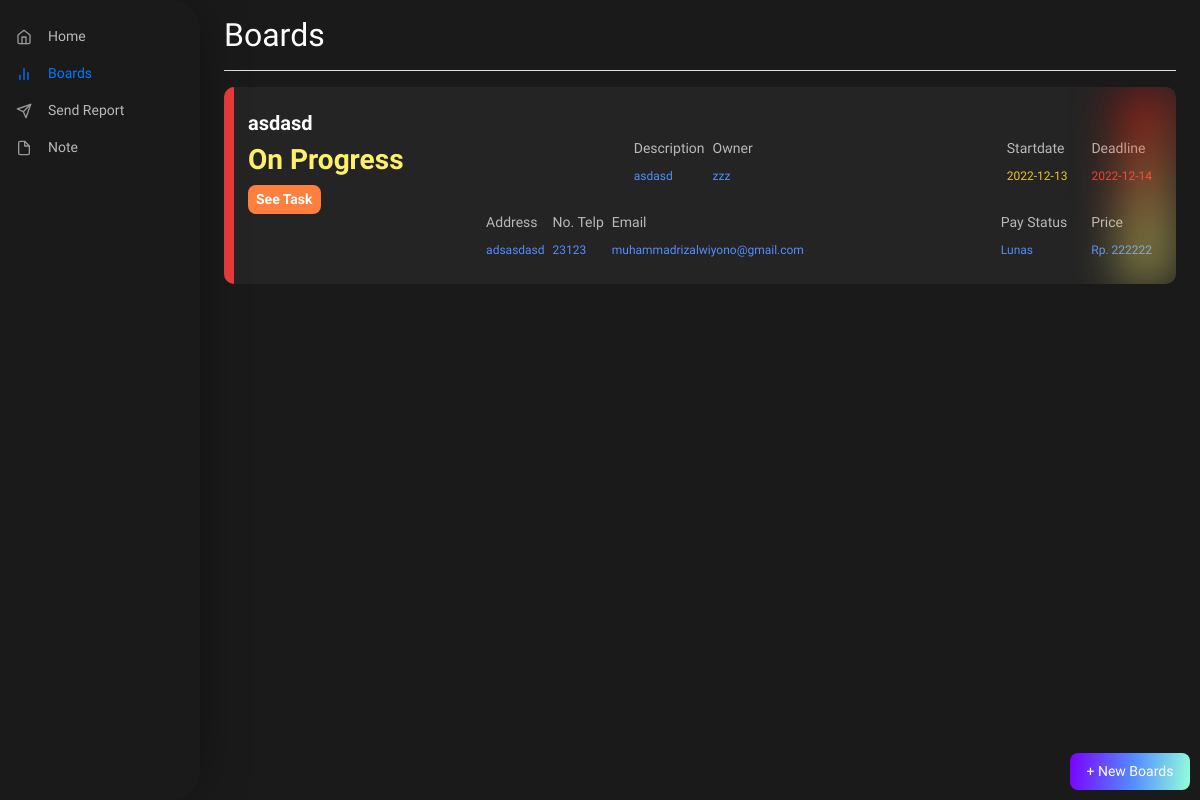
Before: /component/scrum-master/boards/ with the older database file.
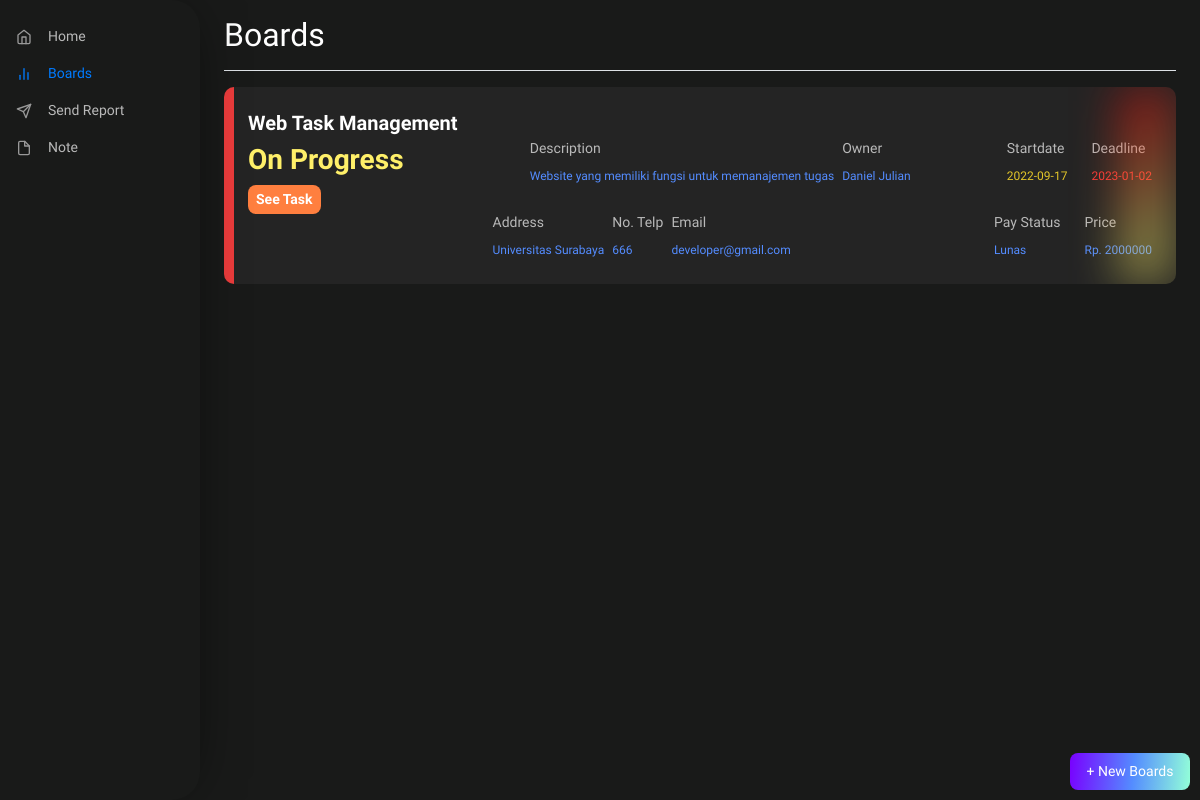
After: the same page with the newer database file.
### tables this page shows
CREATE TABLE `tb_client` (
  `idclient` int(11) NOT NULL,
  `idboards` int(11) NOT NULL,
  `owner_name` varchar(100) NOT NULL,
  `address` text NOT NULL,
  `no_telp` int(15) NOT NULL,
  `email` varchar(100) NOT NULL,
  `company_name` varchar(100) NOT NULL
);

CREATE TABLE `tb_boards` (
  `idboards` int(11) NOT NULL,
  `title` varchar(100) NOT NULL,
  `description` text NOT NULL,
  `startdate` date NOT NULL,
  `deadline` date NOT NULL,
  `pay_status` varchar(45) NOT NULL,
  `price` bigint(20) NOT NULL,
  `status` varchar(45) NOT NULL
);

### component/scrum-master/boards/index.php (the view, shortened to what this page needs)
<?php
    include '../../../src/connection/connection.php';
?>
<!DOCTYPE html>
<html lang="en">
<head>
    <link rel="stylesheet" href="https://cdn.jsdelivr.net/npm/bootstrap@4.5.3/dist/css/bootstrap.min.css">
	<link rel="stylesheet" type="text/css" href="../../../src/css/style.css">
    <link href="../assets/dist/css/bootstrap.min.css" rel="stylesheet">
    <link href="../../../src/css/dashboard.css" rel="stylesheet">
</head>
<body>
<div class="container-fluid">
  <div class="row">
    <nav id="sidebarMenu" class="col-md-3 col-lg-2 d-md-block sidebar collapse">
      <div class="sidebar-sticky">
        <ul class="nav flex-column">
          <li class="nav-item">
            <a class="nav-link d-flex align-items-center" href="../home/">
              <span class="mr-3" data-feather="home"></span>
              Home
            </a>
          </li>
          <li class="nav-item">
            <a class="nav-link active d-flex align-items-center" href="#">
              <span class="mr-3" data-feather="bar-chart-2"></span>
              Boards
            </a>
          </li>
          <li class="nav-item">
            <a class="nav-link d-flex align-items-center" href="../send-report/">
              <span class="mr-3" data-feather="send"></span>
              Send Report
            </a>
          </li>
          <li class="nav-item">
            <a class="nav-link d-flex align-items-center" href="../note/">
              <span class="mr-3" data-feather="file"></span>
              Note
            </a>
          </li>
        </ul>
      </div>
    </nav>
    <main role="main" class="col-md-9 ml-sm-auto col-lg-10 px-md-4" style="height: 100vh;">
      <div class="d-flex justify-content-between flex-wrap flex-md-nowrap align-items-center pt-3 pb-2 mb-3 border-bottom">
        <h1 class="h2">Boards</h1>
      </div>
      <?php
        $queryTask  = mysqli_query($connect, "SELECT * FROM tb_boards INNER JOIN tb_client ON tb_boards.idboards = tb_client.idboards");
        while($row = mysqli_fetch_array($queryTask)){?>
        <div class="card-task d-block p-4 mb-3">
          <div class="component-left-decoration" style="background: #ED3C3C;">
          </div>
          <div class="component-right-decoration" style="background: linear-gradient(151deg, rgba(255, 0, 0, 0.4) 7.37%, rgba(255, 110, 48, 0.4) 41.97%, rgba(255, 240, 105, 0.4) 71.76%);">
          </div>
          <div class="d-flex align-items-center justify-content-between" style="width: 100%;">
            <div class="left-side-card">
              <h1>
              <?=$row['title']?>
              </h1>
              <h3 style='float: left; margin: 0; color: #FFF069;'><?=$row['status']?></h3>
              <div>
                <a href="../task?id=<?=$row['idboards']?>">
                  <button class="px-2 py-1 mt-2" style="background: #FF7F3F; border-radius: 8px; border: 0; color: #FFF; font-weight: 600;">See Task</button>
                </a>
              </div>
            </div>
            <div class="center-side-card d-flex">
              <div class="component" style="text-align: left;">
                  <h2>Description</h2>
                  <span style="color: #548CFF;"><?=$row['description']?></span>
              </div>
              <div class="component ml-2" style="text-align: left;">
                  <h2>Owner</h2>
                  <span style="color: #548CFF;"><?=$row['owner_name']?></span>
              </div>
            </div>
            <div class="d-flex right-side-card">
              <div class="component ml-4" style="text-align: left;">
                <h2>Startdate</h2>
                <span style="color: #E3C629;"><?=$row['startdate']?></span>
              </div>
              <div class="component ml-4" style="text-align: left;">
                <h2>Deadline</h2>
                <span style="color: #F33838;"><?=$row['deadline']?></span>
              </div>
            </div>
          </div>
          <div class="d-flex align-items-center justify-content-between" style="width: 100%;">
            <div class="left-side-card">
              <h3 style='float: left; margin: 0; color: transparent;'><?=$row['status']?></h3>
            </div>
            <div class="center-side-card d-flex">
              <div class="component" style="text-align: left;">
                  <h2>Address</h2>
                  <span style="color: #548CFF;"><?=$row['address']?></span>
              </div>
              <div class="component ml-2" style="text-align: left;">
                  <h2>No. Telp</h2>
                  <span style="color: #548CFF;"><?=$row['no_telp']?></span>
              </div>
              <div class="component ml-2" style="text-align: left;">
                  <h2>Email</h2>
                  <span style="color: #548CFF;"><?=$row['email']?></span>
              </div>
            </div>
            <div class="d-flex right-side-card">
              <div class="component ml-4" style="text-align: left;">
                <h2 style="color: transparent;">Pay Status</h2>
                <span style="color: transparent;"><?=$row['pay_status']?></span>
              </div>
              <div class="component ml-4" style="text-align: left;">
                <h2>Pay Status</h2>
                <span style="color: #548CFF;"><?=$row['pay_status']?></span>
              </div>
              <div class="component ml-4" style="text-align: left;">
                <h2>Price</h2>
                <span style="color: #548CFF;">Rp. <?=$row['price']?></span>
              </div>
            </div>
          </div>
        </div>
      <?php $no++;
      } ?>
    </main>
    <button type="button" data-toggle="modal" data-target="#exampleModal" class="btn-linear-primary p-2 btn-fixed-bottom" >+ New Boards</button>
  </div>
</div>
</body>
</html>

### src/css/style.css (style rules this page uses)
.btn-linear-primary { background: linear-gradient(95.62deg, #7900FF 0%, #548CFF 52.6%, #93FFD8 100%); border-radius: 8px; font-family: 'Catamaran', sans-serif; color: #FFF; font-weight: 500; border: 0; }
.btn-fixed-bottom { position: fixed !important; width: 10%; right: 10px; bottom: 10px; }
.card-task { background-color: #242424; padding: 10px 20px; border-radius: 10px; display: flex; justify-content: space-between; position: relative; overflow: hidden; padding-left: 40px !important; align-items: center; }
.card-task h1 { font-style: normal; font-weight: 600; font-size: 20px; }
.card-task h2 { font-style: normal; font-weight: 400; font-size: 14px; color: #B9B9B9; }
.card-task span { font-style: normal; font-weight: 400; font-size: 12px; line-height: 16px; }
.card-task h3 { font-style: normal; font-weight: 700; font-size: 28px; color: #93FFD8; }
.card-task .component { text-align: center; }
.component-left-decoration { position: absolute; left: 0; top: 0; width: 10px; height: 100%; background: linear-gradient(180deg, #7900FF 0%, #548CFF 52.08%, #93FFD8 100%); }
.component-right-decoration { position: absolute; right: 0; top: 0; width: 60px; height: 100%; z-index: 1; background: linear-gradient(151deg, rgba(121, 0, 255, 0.4) 7.37%, rgba(84, 140, 255, 0.4) 41.97%, rgba(147, 255, 216, 0.4) 71.76%); filter: blur(21.5px); }

### src/css/dashboard.css (style rules this page uses)
body { font-size: .875rem; font-family: 'Catamaran', sans-serif; color: #FFFFFF; }
.feather { width: 16px; height: 16px; vertical-align: text-bottom; }
.container-fluid { background-color: #191A19; }
.sidebar { position: fixed; top: 0; bottom: 0; left: 0; z-index: 100; padding: 10px 0 0; background: #191A19; box-shadow: 2px 0px 60px -20px rgba(0, 0, 0, 0.75); border-radius: 0px 28px 28px 0px; }
.sidebar-sticky { position: relative; top: 0; height: calc(100vh - 48px); padding-top: .5rem; overflow-x: hidden; overflow-y: auto; }
.sidebar .nav-link { font-weight: 500; color: #B9B9B9; }
.sidebar .nav-link .feather { margin-right: 4px; color: #999; }
.sidebar .nav-link.active { color: #007bff; }
.sidebar .nav-link:hover .feather, .sidebar .nav-link.active .feather { color: inherit; }

Changed rows visible on the page:
changed tb_client "On Progress": idboards.title "asdasd" → "Web Task Management"; idboards.description "asdasd" → "Website yang memiliki fungsi untuk memanajemen tugas"; owner_name "zzz" → "Daniel Julian"; idboards.startdate "2022-12-13" → "2022-09-17"; idboards.deadline "2022-12-14" → "2023-01-02"; address "adsasdasd" → "Universitas Surabaya"; no_telp "23123" → "666"; email "muhammadrizalwiyono@gmail.com" → "developer@gmail.com"; idboards.price "222222" → "2000000"
